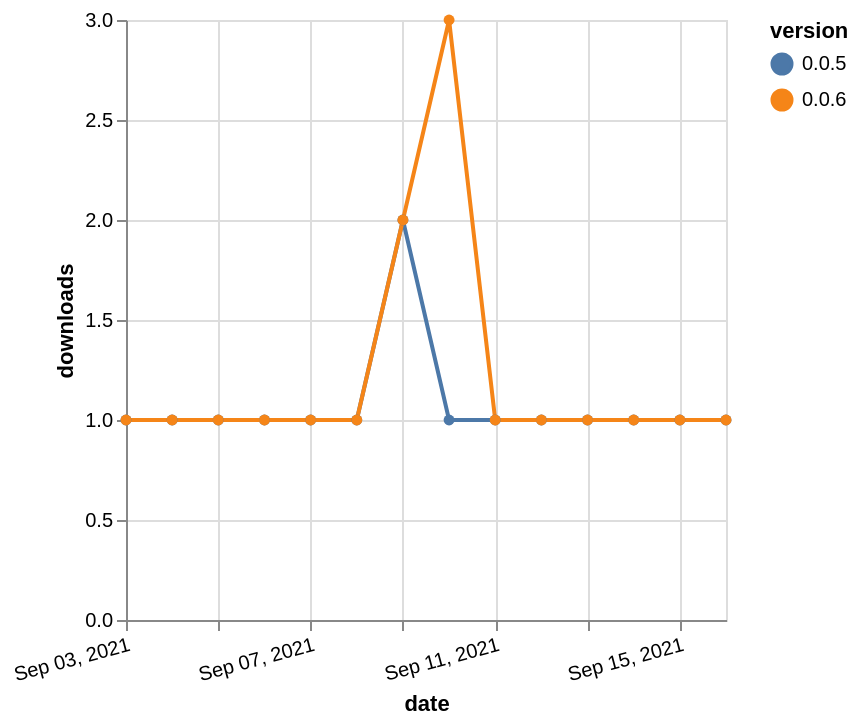

Source (Vega-Lite JSON):
### Vega-Lite specification from a JSON file in a GitHub repository (floating-point values rounded to 4 significant figures)
{"$schema": "https://vega.github.io/schema/vega-lite/v5.json", "description": "A simple bar chart with embedded data.", "data": {"values": [{"date": "2021-09-03", "total": 220, "delta": 1, "version": "0.0.5"}, {"date": "2021-09-04", "total": 221, "delta": 1, "version": "0.0.5"}, {"date": "2021-09-05", "total": 222, "delta": 1, "version": "0.0.5"}, {"date": "2021-09-06", "total": 223, "delta": 1, "version": "0.0.5"}, {"date": "2021-09-07", "total": 224, "delta": 1, "version": "0.0.5"}, {"date": "2021-09-08", "total": 225, "delta": 1, "version": "0.0.5"}, {"date": "2021-09-09", "total": 227, "delta": 2, "version": "0.0.5"}, {"date": "2021-09-10", "total": 228, "delta": 1, "version": "0.0.5"}, {"date": "2021-09-11", "total": 229, "delta": 1, "version": "0.0.5"}, {"date": "2021-09-12", "total": 230, "delta": 1, "version": "0.0.5"}, {"date": "2021-09-13", "total": 231, "delta": 1, "version": "0.0.5"}, {"date": "2021-09-14", "total": 232, "delta": 1, "version": "0.0.5"}, {"date": "2021-09-15", "total": 233, "delta": 1, "version": "0.0.5"}, {"date": "2021-09-16", "total": 234, "delta": 1, "version": "0.0.5"}, {"date": "2021-09-03", "total": 229, "delta": 1, "version": "0.0.6"}, {"date": "2021-09-04", "total": 230, "delta": 1, "version": "0.0.6"}, {"date": "2021-09-05", "total": 231, "delta": 1, "version": "0.0.6"}, {"date": "2021-09-06", "total": 232, "delta": 1, "version": "0.0.6"}, {"date": "2021-09-07", "total": 233, "delta": 1, "version": "0.0.6"}, {"date": "2021-09-08", "total": 234, "delta": 1, "version": "0.0.6"}, {"date": "2021-09-09", "total": 236, "delta": 2, "version": "0.0.6"}, {"date": "2021-09-10", "total": 239, "delta": 3, "version": "0.0.6"}, {"date": "2021-09-11", "total": 240, "delta": 1, "version": "0.0.6"}, {"date": "2021-09-12", "total": 241, "delta": 1, "version": "0.0.6"}, {"date": "2021-09-13", "total": 242, "delta": 1, "version": "0.0.6"}, {"date": "2021-09-14", "total": 243, "delta": 1, "version": "0.0.6"}, {"date": "2021-09-15", "total": 244, "delta": 1, "version": "0.0.6"}, {"date": "2021-09-16", "total": 245, "delta": 1, "version": "0.0.6"}]}, "width": "container", "mark": {"type": "line", "point": {"filled": true}}, "encoding": {"x": {"field": "date", "type": "temporal", "timeUnit": "yearmonthdate", "title": "date", "axis": {"labelAngle": -15}}, "y": {"field": "delta", "type": "quantitative", "title": "downloads"}, "color": {"field": "version", "type": "nominal"}, "tooltip": {"field": "delta"}}}
